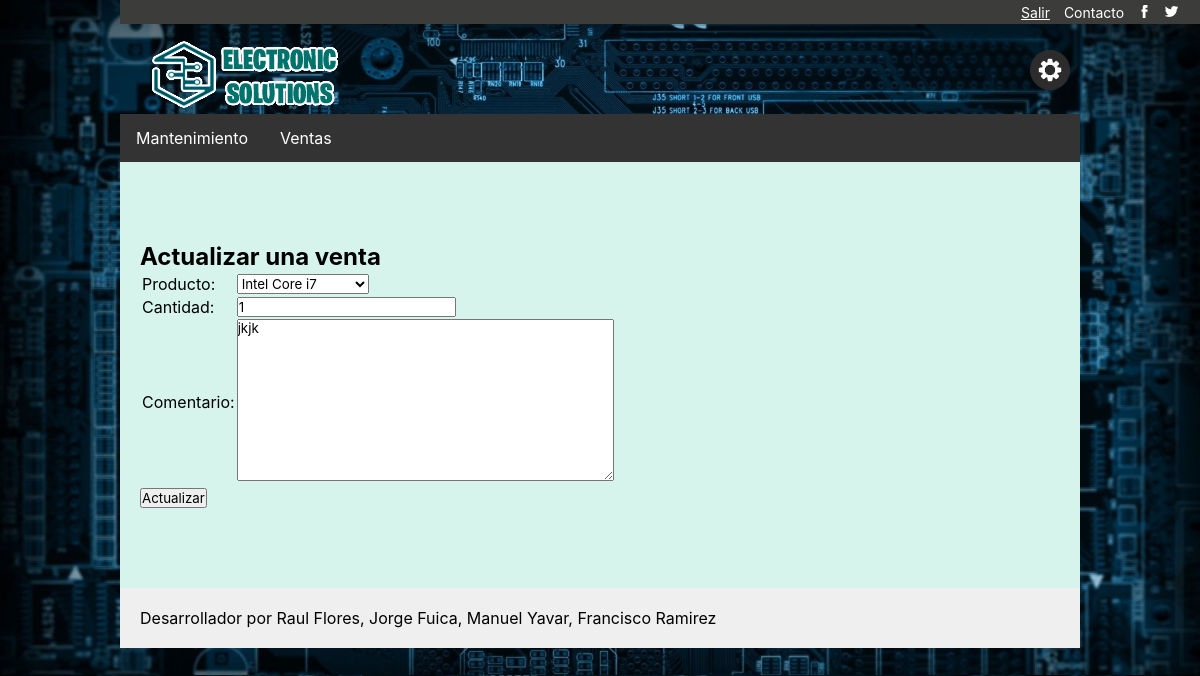
The page /ventas/actualizar/1 (signed in) on the database its author committed.
### sistema/models.py (models this page shows)
class Venta(models.Model):
	codigo = models.AutoField(primary_key = True)
	vendedor = models.ForeignKey(Vendedor, on_delete = models.DO_NOTHING)
	sucursal = models.ForeignKey(Sucursal, on_delete = models.DO_NOTHING)
	fechaHora = models.DateTimeField(auto_now_add = True)
	producto = models.ForeignKey(Producto, on_delete = models.DO_NOTHING)
	cantidad = models.IntegerField()
	comentario = models.TextField(null = True)
	anulada = models.BooleanField(default = False)

### sistema/views.py (the view)
# urls.py: url(r"^ventas/actualizar/(?P<pk>[0-9]+)$", views.actualizar_venta, name = "actualizar_venta"),
@login_required
def actualizar_venta(request, pk):
	try:
		venta = Venta.objects.get(codigo = pk) # Obtiene la venta solicitada con el identificador que se pasa como parámetro
		if request.method == "POST": # Verifica si la solicitud de esta vista lleva consigo el envío de formulario
			form = VentaForm(request.POST) # Se instancia el formulario pasando como parámetro los datos ingresados
			if form.is_valid(): # Inicia el proceso de validación y verifica si los datos ingresados esten correctos
				data = form.cleaned_data # Extrae los datos ingresados del formulario a esta variable
				venta.producto = data.get("producto")
				venta.cantidad = data.get("cantidad")
				venta.comentario = data.get("comentario")
				venta.save() # Se guardan los cambios realizados
				return redirect("modulo_ventas") # Redirecciona al módulo de ventas
		else: # Se asume que la vista fue solicitada sin envío de formulario
			form = VentaForm({ "producto": venta.producto, "cantidad": venta.cantidad, "comentario": venta.comentario }) # Se instancia el formulario con los valores del registro a modificar
	except ObjectDoesNotExist: # En caso de que el registro no exista se asignan en nulo las variables venta y form
		venta = None
		form = None
	return render(request, "ventas/actualizarVenta.html", { "titulo": "Actualizar venta", "form": form, "venta": venta }) # Retorna la vista solicitada

### sistema/forms.py
class VentaForm(forms.Form):
	producto = forms.ModelChoiceField(label = "Producto", queryset = Producto.objects.all(), widget = forms.Select(attrs = { "id": "producto", "class": "campo" }))
	cantidad = forms.IntegerField(label = "Cantidad", widget = forms.NumberInput(attrs = { "id": "cantidad", "class": "campo", "min": "0" }))
	comentario = forms.CharField(label = "Comentario", required = False, widget = forms.Textarea(attrs = { "id": "comentario", "class": "campo", "placeholder": "Ingrese comentario de la venta" }))

### sistema/models.py (called while the page is built)
	def __str__(self):
		return self.nombre

### sistema/templates/ventas/actualizarVenta.html (shortened to what this page needs)
{% extends "maqueta.html" %}
{% block content %}
{% if venta %}
<form method="POST">
	<h2>Actualizar una venta</h2>
	<table>
		{% for campo in form %}
		<tr>
			<td>{{ campo.label_tag }}</td>
			<td>{{ campo }}</td>
		</tr>
		{% endfor %}
	</table>
	<input type="submit" value="Actualizar">
</form>
{% else %}
<h2>Venta no encontrada</h2>
<p>Lo sentimos, la venta que desea actualizar no existe.</p>
{% endif %}
{% endblock %}

### sistema/static/css/styles.css (style rules this page uses)
* { margin: 0px; padding: 0px; box-sizing: border-box; font-family: "SF Pro Display", "Calibri", "Arial"; }
body { background-image: url("./background.jpg"); background-size: cover; }

### sistema/static/css/gestion.css (style rules this page uses)
body { margin: auto; width: 80%; height: 100%; }

### rows shown on the page
Venta: form "Intel Core i7" "1" "jkjk"

### other values the page prints
{{ campo.label_tag }} "Producto:" "Cantidad:" "Comentario:"
